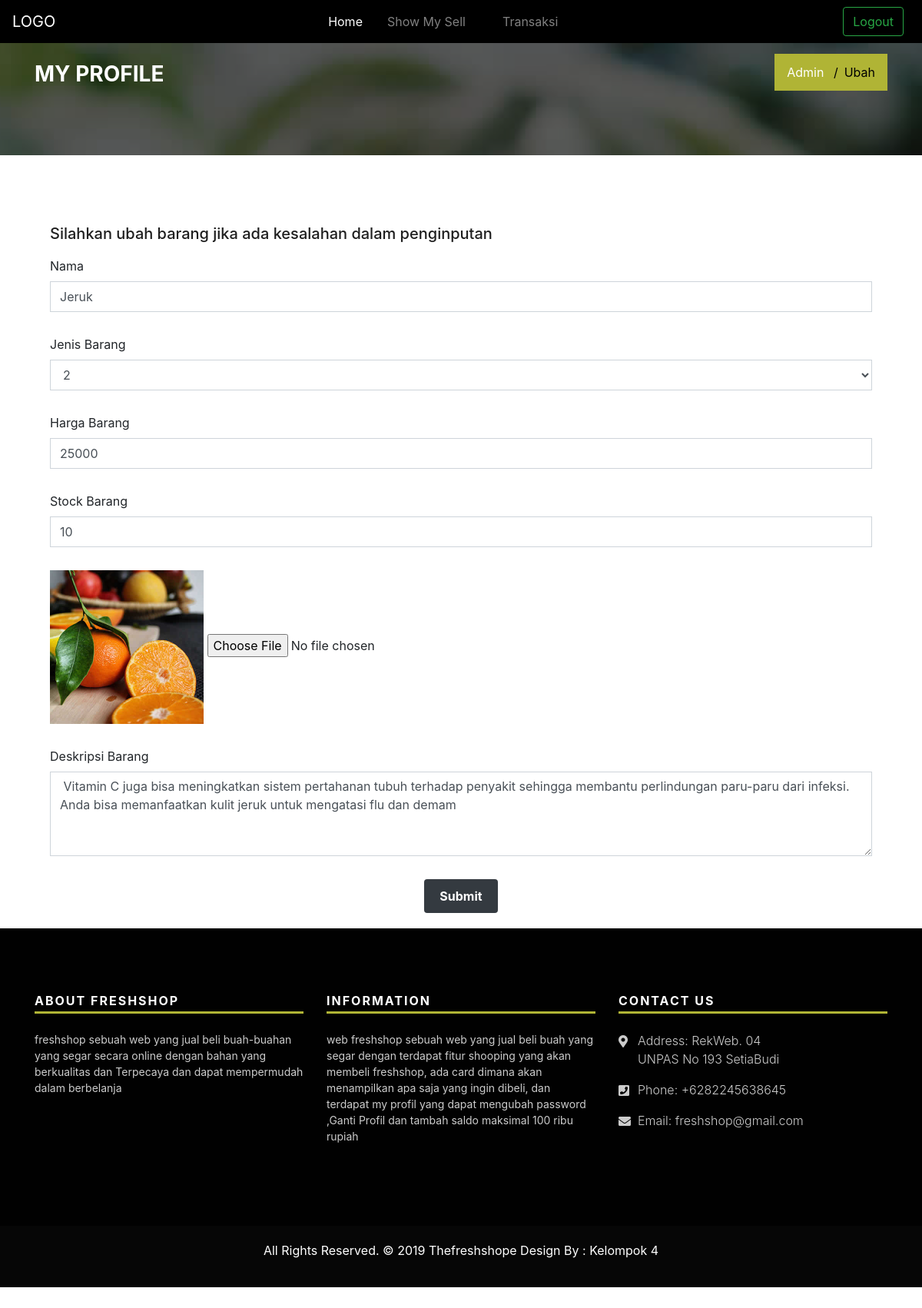
Screenshot of /admin/edit/1 with the database file from the repository.
### tables this page shows
CREATE TABLE `barang` (
  `id_barang` int(11) NOT NULL,
  `nama_barang` varchar(100) NOT NULL,
  `jenis_barang` varchar(128) NOT NULL,
  `harga_barang` varchar(100) NOT NULL,
  `stock_barang` int(11) NOT NULL,
  `image` varchar(100) NOT NULL,
  `deskripsi_barang` varchar(255) NOT NULL
);

### application/controllers/Admin.php (called while the page is built, shortened)
<?php
class Admin extends CI_Controller {
    public function __construct() {
        $this->load->model('Admin_model');
        $this->load->library('upload');
        $this->load->library('form_validation');
    }
    public function edit($id)
    {
      $data['title'] = "Ubah barang";
      $data['data'] = $this->Admin_model->getBarangById($id);
      $this->load->view('templates/admin_header', $data);
      $this->load->view('admin/edit',$data);
      $this->load->view('templates/ecommerce_footer');
    }
}

### index.php (called while the page is built, shortened)
<?php
require_once BASEPATH.'core/CodeIgniter.php';

### application/models/Admin_model.php (called while the page is built, shortened)
<?php
class Admin_model extends CI_model{
	public function getBarangById($id){
		return $this->db->get_where('barang', ['id_barang'=> $id])->row_array();
	}
}

### application/views/admin/edit.php (the view, shortened to what this page needs)
    <div class="all-title-box">
        <div class="container">
            <div class="row">
                <div class="col-lg-12">
                    <h2>MY PROFILE</h2>
                    <ul class="breadcrumb">
                        <li class="breadcrumb-item"><a href="">Admin</a></li>
                        <li class="breadcrumb-item active">Ubah</li>
                    </ul>
                </div>
            </div>
        </div>
    </div>
<div class="contact-box-main">
    <div class="container">
        <div class="row">
            <div class="col-lg-12 col-sm-12">
                <div class="contact-form-right">
                    <h5>Silahkan ubah barang jika ada kesalahan dalam penginputan</h5>
                    <form action="<?=base_url()?>Admin/updatedata" method="post" enctype="multipart/form-data">
                        <div class="row">
                            <div class="col-md-12">
                                <div class="form-group">
                                    <label>Nama</label>
                                    <input type="text" class="form-control" name="nama_barang" value="<?= $data['nama_barang'] ?>">
                                </div>
                            </div>
                            <div class="col-md-12">
                                <div class="form-group">
                                    <form>
                                    <label>Jenis Barang</label>
                                      <select id="jenis_barang" name="jenis_barang" class="form-control" >
                                        <option selected><?= $data['jenis_barang'] ?></option>
                                    </select>
                                </form>
                            </div>
                        </div>
                        <div class="col-md-12">
                            <div class="form-group">
                                <label>Harga Barang</label>
                                <input type="text" class="form-control" id="harga_barang" name="harga_barang" value="<?= $data['harga_barang'] ?>" >
                            </div>
                        </div>
                        <div class="col-md-12">
                            <div class="form-group">
                                <label>Stock Barang</label>
                                <input type="number" min="0" step="1" class="c-input-text qty text form-control" id="stock_barang" name="stock_barang" value="<?= $data['stock_barang'] ?>">
                            </div>
                        </div>
                        <div class="col-md-12">
                            <div class="form-group">
                                <img src="<?= base_url('assets/img/barang/')?><?= $data['image'] ?>" width="200" height="200" >
                                <input type="file" name="fotopost" for="fotopost">
                            </div>
                        </div>
                            <div class="col-md-12">
                                <div class="form-group">
                                <label>Deskripsi Barang</label>
                                    <textarea class="form-control" id="deskripsi_barang" name="deskripsi_barang" rows="4" data-error="Write your message" ><?= $data['deskripsi_barang'] ?></textarea>
                                </div>
                                <div class="submit-button text-center">
                                    <button class="btn btn-dark" name="edit" type="submit" name="submit" value="Submit">Submit</button>
                                </div>
                            </div>
                        </div>
                    </form>
                </div>
            </div>
        </div>
    </div>

### assets/css/style.css (style rules this page uses)
a { color: #1f1f1f; text-decoration: none !important; outline: none !important; -webkit-transition: all .3s ease-in-out; -moz-transition: all .3s ease-in-out; -ms-transition: all .3s ease-in-out; -o-transition: all .3s ease-in-out; transition: all .3s ease-in-out; }
h1, h2, h3, h4, h5, h6 { letter-spacing: 0; font-weight: normal; position: relative; padding: 0 0 10px 0; font-weight: normal; line-height: 120% !important; color: #1f1f1f; margin: 0 }
h2 { font-size: 22px }
h5 { font-size: 14px }
a { color: #1f1f1f; text-decoration: none; outline: none; }
a, .btn { text-decoration: none !important; outline: none !important; -webkit-transition: all .3s ease-in-out; -moz-transition: all .3s ease-in-out; -ms-transition: all .3s ease-in-out; -o-transition: all .3s ease-in-out; transition: all .3s ease-in-out; }
ul, li, ol { list-style: none; margin: 0px; padding: 0px; }
.all-title-box { background: url("../img/banner-02.jpg") no-repeat center center; -webkit-background-size: cover; -moz-background-size: cover; -ms-background-size: cover; -o-background-size: cover; background-size: cover; text-align: center; background-attachment: fixed; padding: 70px 0px; position: relative; }
.all-title-box::before { background: rgba(0,0,0,0.6); content: ""; position: absolute; z-index: 0; width: 100%; height: 100%; left: 0px; top: 0px; }
.all-title-box h2 { font-size: 28px; font-weight: 700; color: #ffffff; float: left; padding: 10px 0px; }
.all-title-box .breadcrumb { background: #b0b435; margin: 0px; display: inline-block; border-radius: 0px; float: right; }
.all-title-box .breadcrumb li { display: inline-block; color: #000000; font-size: 16px; }
.all-title-box .breadcrumb li a { color: #ffffff; font-size: 16px; }
.all-title-box .breadcrumb-item + .breadcrumb-item::before { color: #000000; }
.contact-box-main { padding: 70px 0px; }
.contact-form-right { padding: 20px; }
.contact-form-right .form-group .form-control { border-radius: 0px; min-height: 40px; }
.contact-form-right .form-group { margin-bottom: 30px; position: relative; }
.submit-button button { padding: 10px 20px; font-weight: 700; color: #ffffff; border: none; }

### rows the page displays
barang: nama_barang "Jeruk", jenis_barang "2", harga_barang "25000", stock_barang "10", image (picture), deskripsi_barang "Vitamin C juga bisa meningkatkan sistem pertahanan tubuh terhadap penyakit sehingga membantu perlindungan paru-paru dari infeksi. Anda bisa memanfaatkan kulit jeruk untuk mengatasi flu dan demam"
